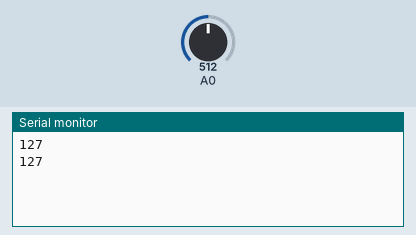
A sketch run on a simulated Arduino Uno, built with avr-gcc and run on an emulated ATmega328P. Parts: the last lines printed to the serial monitor. The test bench sets the inputs (shaded band); at power-on: A0 = 512.

Above: at 2.8 s.
2.9 s: A0 set to 716
At 4.8 s:
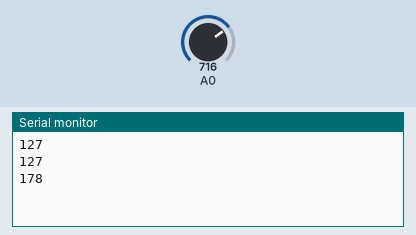
5.6 s: A0 set to 900
At 6.3 s:
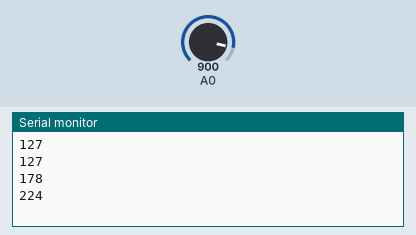
Timing chart, 0 to 8.6 s (numbered marks = the images above; inputs shaded):
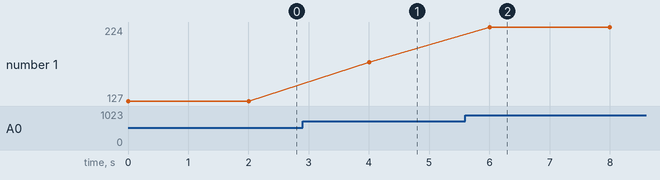

The sketch:

Arduino-Sensor-Core-UNO.ino
```cpp
//Rafael Borges Batista
// TESTADO E FUNCIONANDO
/*
 * Programa lê entrada analógica e a transmite em BCD pela Serial
 */

#define TAMANHO_MAX_BUFFER 3

int idata[3] = { 0, 0, 0}; //buffer que armazena os bits da variável analógica
int sensor = 0;
void setup()
{

   Serial.begin(19200); // SÓ PARA DEBUG
}

void loop()
{

  sensor = map(analogRead(0),0, 1023, 0, 255);
   idata[2] = sensor % 10;  //unidade
   idata[1] = (sensor % 100) / 10;  //dezena
   idata[0] = sensor / 100;  //centena

  for(int k = 0; k < TAMANHO_MAX_BUFFER ; k ++)
  {
       Serial.print(idata[k]);
  }

  Serial.println("");


  //RESETA Buffer

  for(int i = 0; i < TAMANHO_MAX_BUFFER; i++)
  {
      idata[i] = 0;
  }

   delay(2000); //delay de dois segundos


}
```

Measured:
- after the input at 2.9 s, the serial monitor: prints a new line after 1.1 s (image 1)
- after the input at 5.6 s, the serial monitor: prints a new line after 0.40 s (image 2)
- plotted number 1: 127 → 178 after the input at 2.9 s, 178 → 224 after the input at 5.6 s
